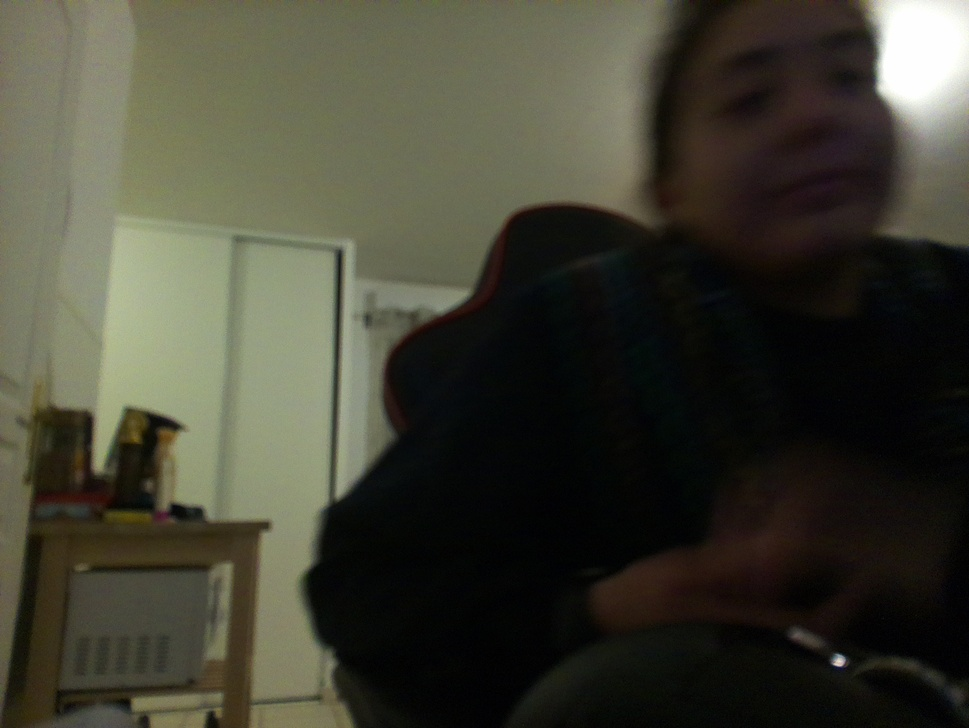
#> input picture Pictures/photos/photo_20250120_221901.jpg, 969 x 728 px, shrunk from 3280 x 2464 before the run
$ python -i ColorDetection.py   (imports and definitions only)
#> lines starting #> are read from the running program, lines starting #| are printed output that depends on the picture; after the words box and inside, x2 and y2 are one past the last pixel; in counts of white or black regions, pixels touching at a corner belong together
#> in analyze_photos, image is the input picture: shape (728, 969, 3); mean B, G, R 52.2, 65.2, 65.9
import cv2
import numpy as np

class ColorDetection:
    @staticmethod
    def detect_color(image):
        hsv = cv2.cvtColor(image, cv2.COLOR_BGR2HSV)
#> hsv: shape (728, 969, 3); mean H, S, V 40.4, 80, 67.8

        lower_red = np.array([0, 100, 100])
        upper_red = np.array([10, 255, 255])
        lower_green = np.array([40, 100, 100])
        upper_green = np.array([80, 255, 255])

        mask_red = cv2.inRange(hsv, lower_red, upper_red)
#> mask_red: shape (728, 969); every value is 0
        mask_green = cv2.inRange(hsv, lower_green, upper_green)
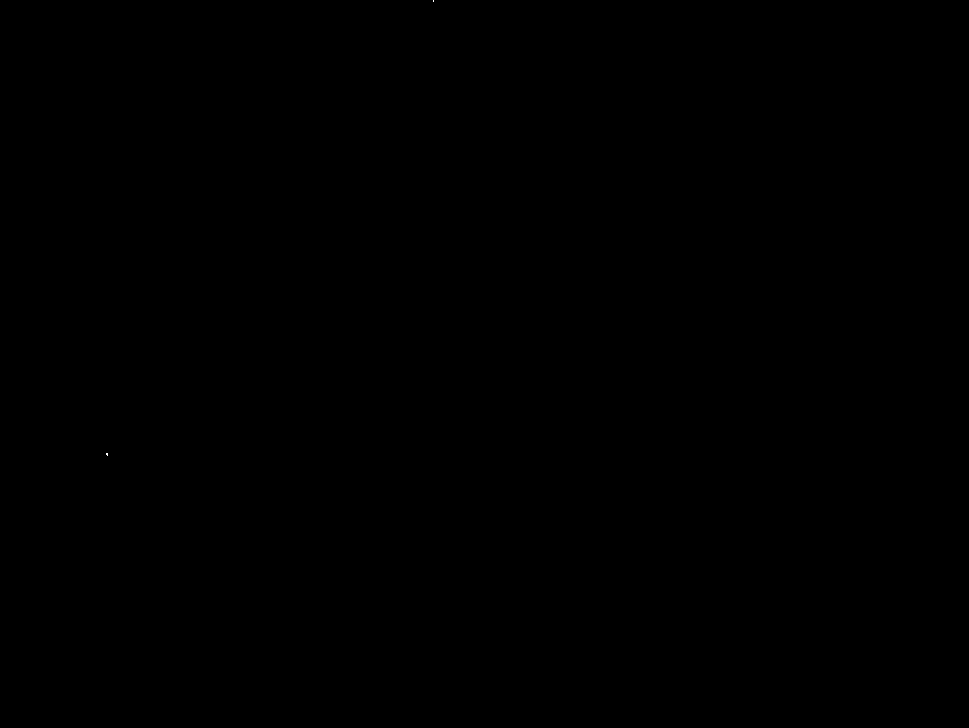
#> mask_green: shape (728, 969); 0% white in thin lines or dots, all inside (x1, y1, x2, y2) = (106, 0, 434, 456)

        contours_red, _ = cv2.findContours(mask_red, cv2.RETR_EXTERNAL, cv2.CHAIN_APPROX_SIMPLE)
#> contours_red = []
        contours_green, _ = cv2.findContours(mask_green, cv2.RETR_EXTERNAL, cv2.CHAIN_APPROX_SIMPLE)
#> contours_green = 2 contours, all with area under 20

        red_detected = any(cv2.contourArea(contour) > 1000 for contour in contours_red)
#> red_detected = False
        green_detected = any(cv2.contourArea(contour) > 1000 for contour in contours_green)
#> green_detected = False

        return red_detected, green_detected

    @staticmethod
    def analyze_photos(photo_path):
        #print(f"[INFO] Analyse de la photo : {photo_path}")
        image = cv2.imread(photo_path)

        if image is None:
            #print(f"[ERREUR] Impossible de lire la photo : {photo_path}")
            return

        red_detected, green_detected = ColorDetection.detect_color(image)
#> red_detected = False; green_detected = False

        if red_detected:
            print("[INFO] Rouge detecte!")
            return red_detected
        if green_detected:
            print("[INFO] Vert detecte!")
            return green_detected
        if not red_detected and not green_detected:
            print("[INFO] Aucune couleur detectee.")

>>> result = ColorDetection().analyze_photos('photos/photo_20250120_221901.jpg')
